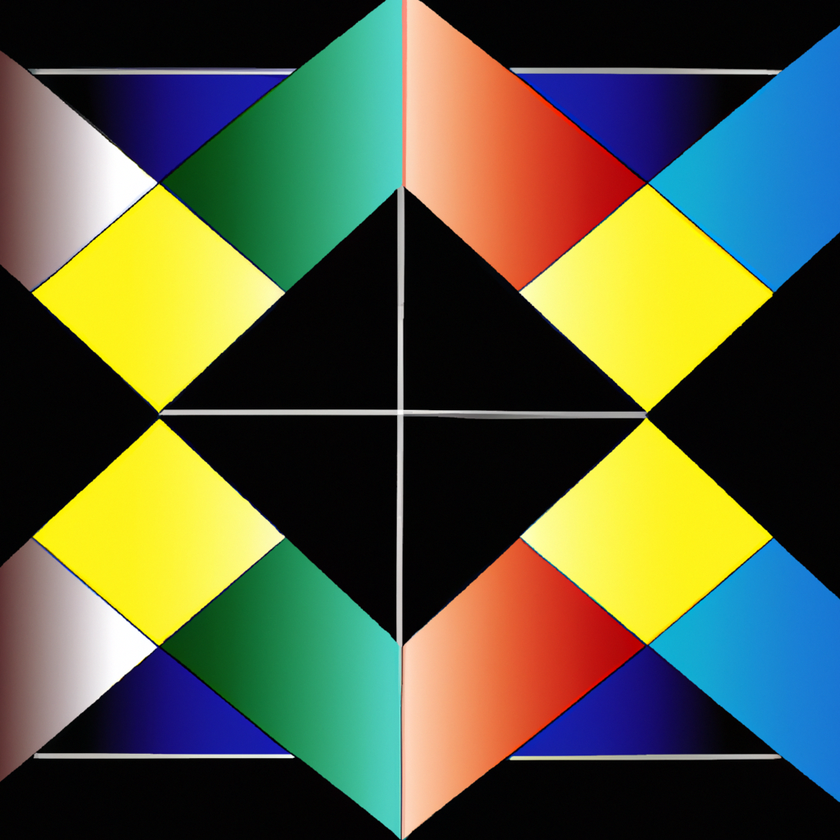
#> input picture apps/linked_in/opencv/03_07.png, 840 x 840 px, shrunk from 1024 x 1024 before the run
$ python 03_07.py
#> lines starting #> are read from the running program, lines starting #| are printed output that depends on the picture; after the words box and inside, x2 and y2 are one past the last pixel; in counts of white or black regions, pixels touching at a corner belong together
import cv2
import numpy as np

img = cv2.imread("03_07.png", 1)
#> img is the input picture: shape (840, 840, 3); mean B, G, R 65.8, 92.5, 87.4
gray = cv2.cvtColor(img, cv2.COLOR_RGB2GRAY)
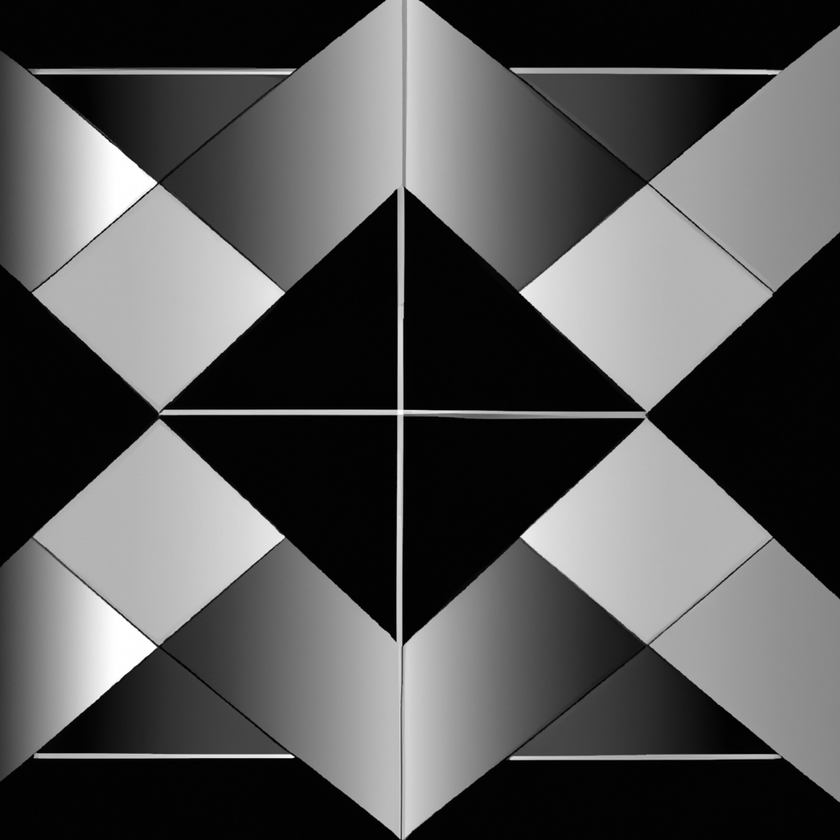
#> gray: shape (840, 840); min 0, max 255, mean 83.9
thresh = cv2.adaptiveThreshold(
    gray,
    255,
    cv2.ADAPTIVE_THRESH_GAUSSIAN_C,
    cv2.THRESH_BINARY,
    115,
    1,
)
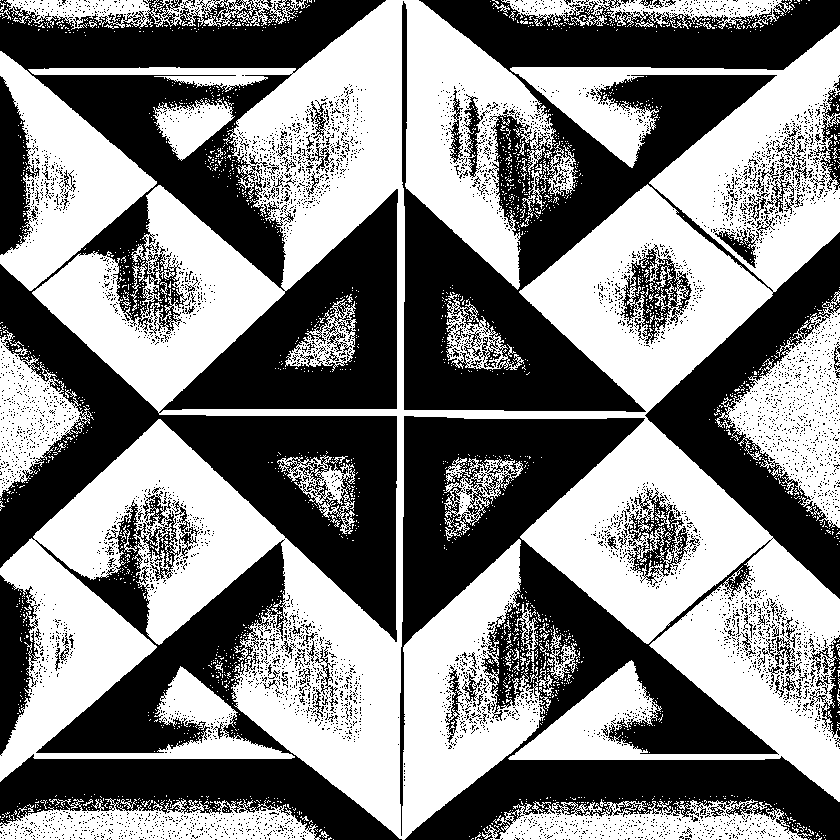
#> thresh: shape (840, 840); 51.4% white; 5648 black regions (5514 under 20 px)
cv2.imshow("Binary", thresh)

contours, hierarchy = cv2.findContours(thresh, cv2.RETR_TREE, cv2.CHAIN_APPROX_SIMPLE)
#> contours = 13555 contours, 13113 with area under 20; largest, box (x1, y1, x2, y2) and area: (0, 0, 840, 840) 328930, (158, 188, 399, 414) 26216, (0, 51, 157, 291) 16202, (715, 291, 840, 528) 13578, (482, 799, 812, 840) 8956

img2 = img.copy()
index, thickness, color = -1, 4, (255, 0, 255)

objects = np.zeros([img.shape[0], img.shape[1], 3], "uint8")
for c in contours:
    cv2.drawContours(objects, [c], -1, color, -1)
    area = cv2.contourArea(c)
    perimeter = cv2.arcLength(c, True)
    M = cv2.moments(c)
    cx = int(M["m10"] / M["m00"]) if M["m00"] else 0
    cy = int(M["m01"] / M["m00"]) if M["m00"] else 0
    cv2.circle(objects, (cx, cy), 4, (0, 0, 255), -1)
    print(f"Area: {area}, perimeter: {perimeter}")
#> this loop made 13555 passes
#> (c, area, perimeter, cx, cy) on passes 1 to 3: ([[825, 839]], 0, 0, 0, 0), ([[687, 839]], 0, 0, 0, 0), ([[482, 839]], 0, 0, 0, 0)
#| Area: 0.0, perimeter: 0.0
#| Area: 0.0, perimeter: 0.0
#| Area: 0.0, perimeter: 0.0
#| Area: 0.0, perimeter: 0.0
#| Area: 0.0, perimeter: 2.0
#| Area: 0.0, perimeter: 0.0
#| Area: 0.0, perimeter: 0.0
#| Area: 0.0, perimeter: 0.0
#> (further printed lines are left out)
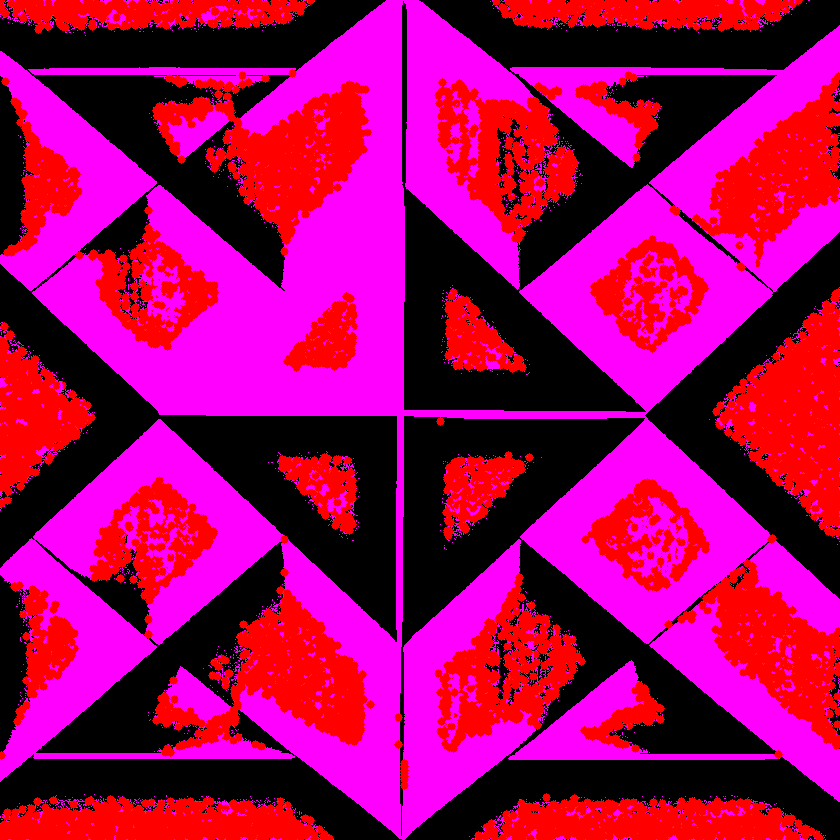
#> objects: shape (840, 840, 3); mean of channels 0, 1, 2 95.9, 0, 162.4; drawn as B, G, R

cv2.imshow("Contours", objects)

cv2.waitKey(0)
cv2.destroyAllWindows()

$ run again, with apps/linked_in/opencv/03_04.png copied over apps/linked_in/opencv/03_07.png
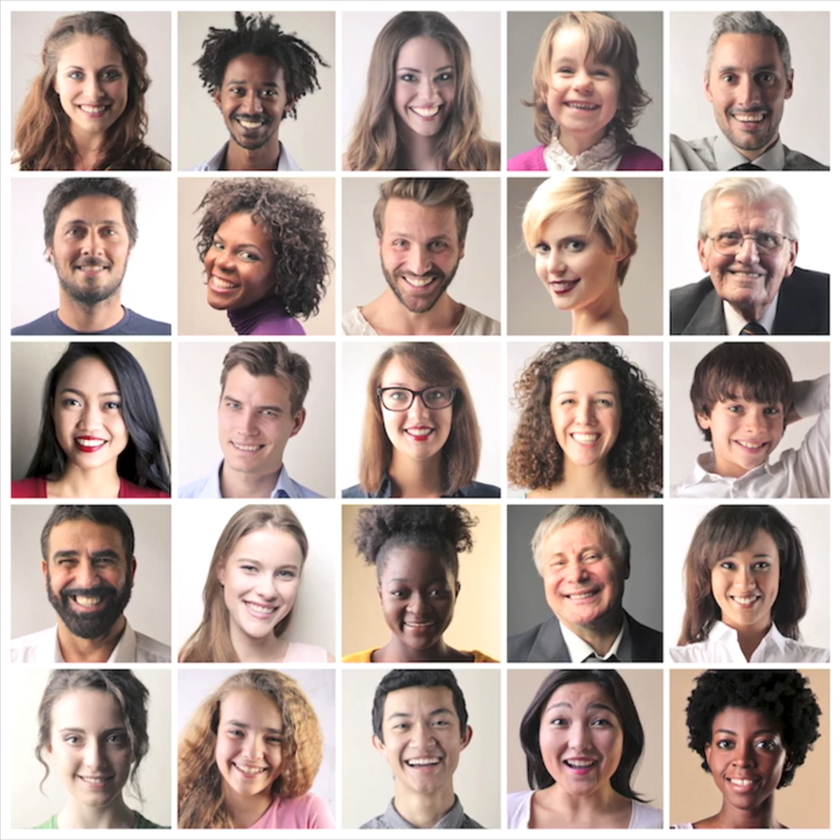
#> input picture apps/linked_in/opencv/03_04.png, 840 x 840 px, shrunk from 1079 x 1080 before the run
#> img is the input picture: shape (840, 840, 3); mean B, G, R 155.2, 162.4, 180.5
#> `thresh = cv2.adaptiveThreshold( gray, 255, cv2.ADAPTIVE_THRESH_GAUSSIA..`:
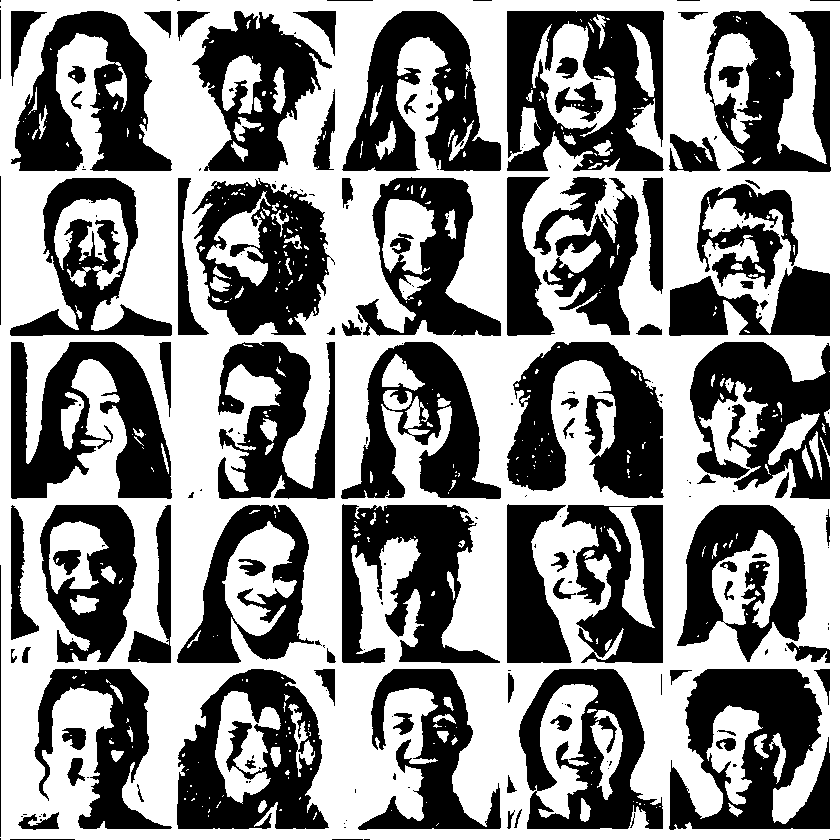
#> thresh: shape (840, 840); 54.9% white; 210 black regions (108 under 20 px)
#> contours = 663 contours, 482 with area under 20; largest, box (x1, y1, x2, y2) and area: (0, 0, 840, 840) 703193, (506, 10, 665, 172) 22829, (668, 668, 831, 831) 19290, (176, 668, 330, 830) 19120, (191, 177, 331, 336) 16326
#> the loop `for c in contours:` made 663 passes
#> (area, perimeter, cx, cy) on passes 1, 6, 13: (703193, 3362.8, 419, 419), (25.5, 26.73, 632, 822), (456, 154.2, 39, 822)
#> (printed output is left out)
#> after the loop `for c in contours:`:
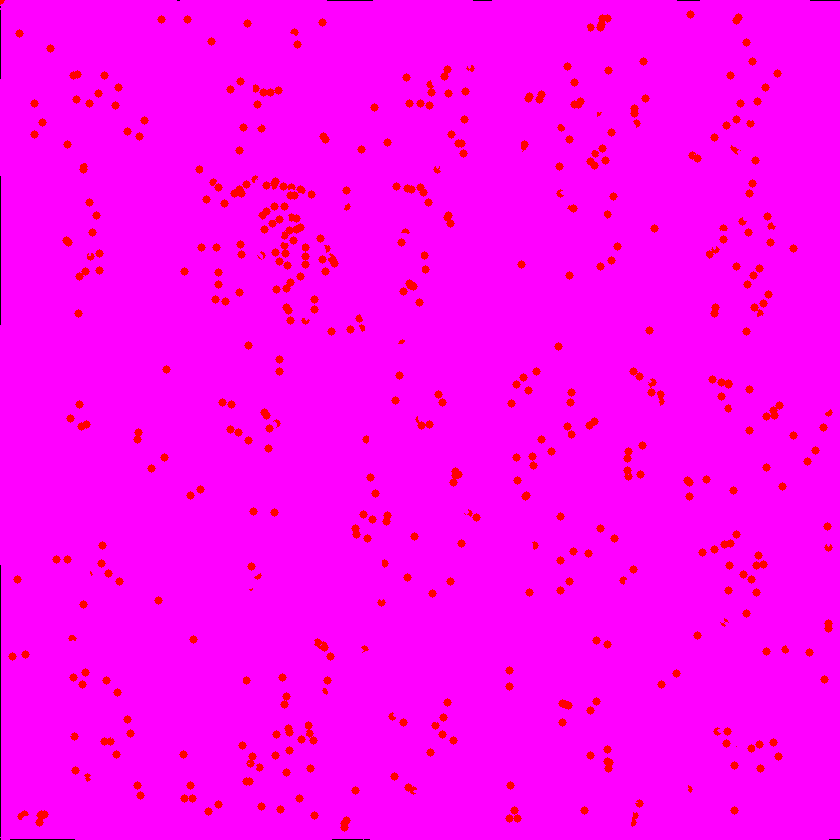
#> objects: shape (840, 840, 3); mean of channels 0, 1, 2 246.2, 0, 254.7; drawn as B, G, R
